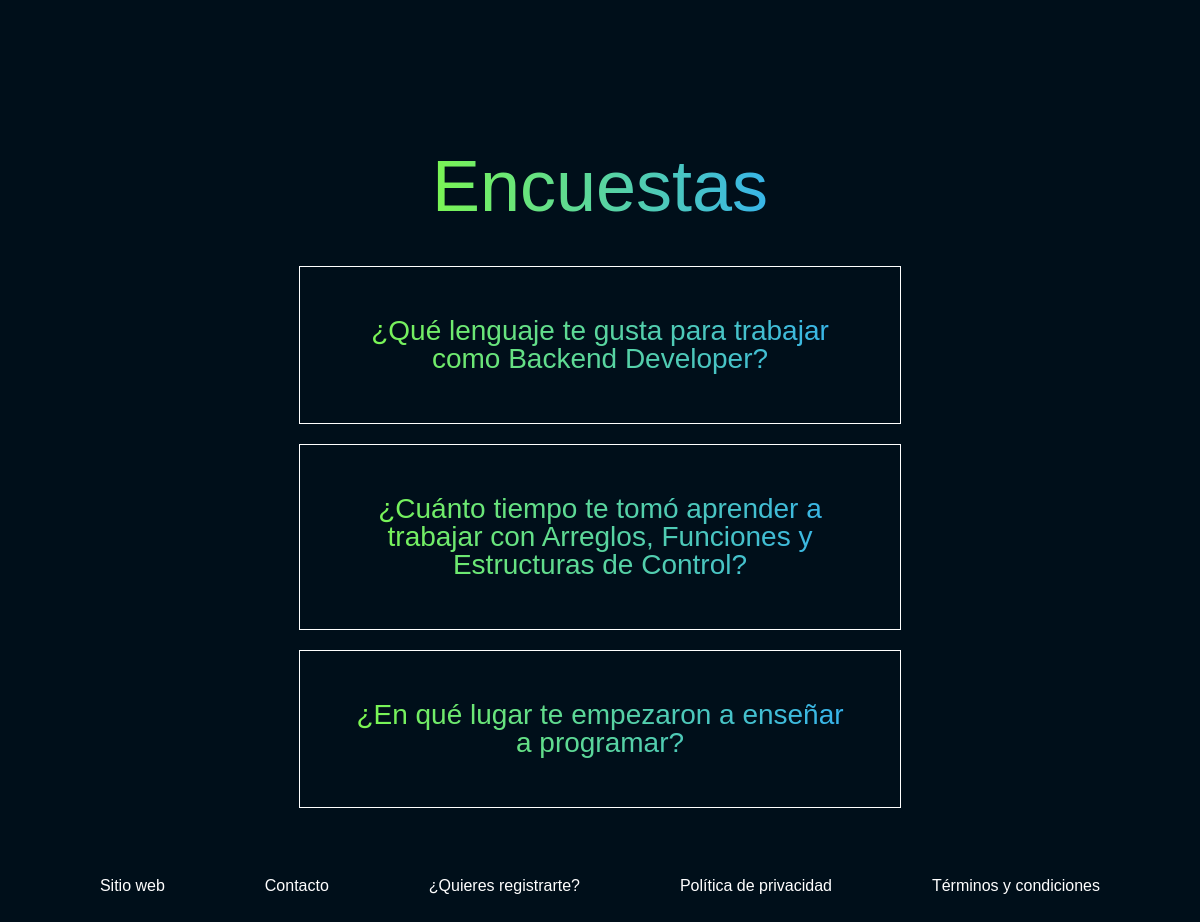
Screenshot of /polls/ with the database file from the repository.
### polls/models.py (models this page shows, shortened)
class Question(models.Model):
    question_text = models.CharField(max_length=200)
    pub_date = models.DateTimeField("date published")

### polls/views.py (the view)
# urls.py: path("", views.IndexView.as_view(), name="index"),
class IndexView(generic.ListView):
    template_name = "polls/index.html"
    context_object_name = "latest_question_list"
    def get_queryset(self):
        return Question.objects.filter(pub_date__lte=timezone.now()).order_by("-pub_date")[:5]

### polls/templates/polls/index.html (shortened to what this page needs)
{% load static %}
<!DOCTYPE html>
<html lang="en">
<head>
    <link rel="stylesheet" href="{% static 'polls/reset.css' %}">
    <link rel="stylesheet" href="{% static 'polls/style.css' %}">
</head>
<body>
    <header>
        <h1>Encuestas</h1>
    </header>
    <main>
        {% if latest_question_list %}
        <ul>
            {% for question in latest_question_list %}
            <li>
                <a href="{% url 'polls:detail' question.id %}">{{ question.question_text }}</a>
            </li>
            {% endfor %}
        </ul>
{% else %}
        <p>No polls are available.</p>
{% endif %}
    </main>
    <footer>
        <a href="#">Sitio web</a>
        <a href="#">Contacto</a>
        <a href="#">¿Quieres registrarte?</a>
        <a href="#">Política de privacidad</a>
        <a href="#">Términos y condiciones</a>
    </footer>
</body>
</html>

### polls/static/polls/style.css (style rules this page uses)
body, header, ul, li, footer { align-items: center; display: flex; justify-content: center; }
header, ul { background: linear-gradient( to right, hsl(98, 100%, 62%), hsl(204, 100%, 59%) ); -webkit-background-clip: text; -webkit-text-fill-color: transparent; text-align: center; }
body { background: hsl(204, 100%, 5%); flex-direction: column; font-family: Arial, Helvetica, sans-serif; height: 100vh; }
header { color: #71622d; padding: 50px; padding-top: 300px; height: 60px; font-size: 72px; }
ul { flex-direction: column; }
li { border: 1px solid white; font-size: 28px; margin-bottom: 20px; padding: 50px; width: 500px; }
a { color: white; text-decoration: none; }
footer { justify-content: space-evenly; padding: 50px 0; width: 100vw; }

### rows the page displays
Question: question_text "¿Qué lenguaje te gusta para trabajar como Backend Developer?"
Question: question_text "¿Cuánto tiempo te tomó aprender a trabajar con Arreglos, Funciones y Estructuras de Control?"
Question: question_text "¿En qué lugar te empezaron a enseñar a programar?"
